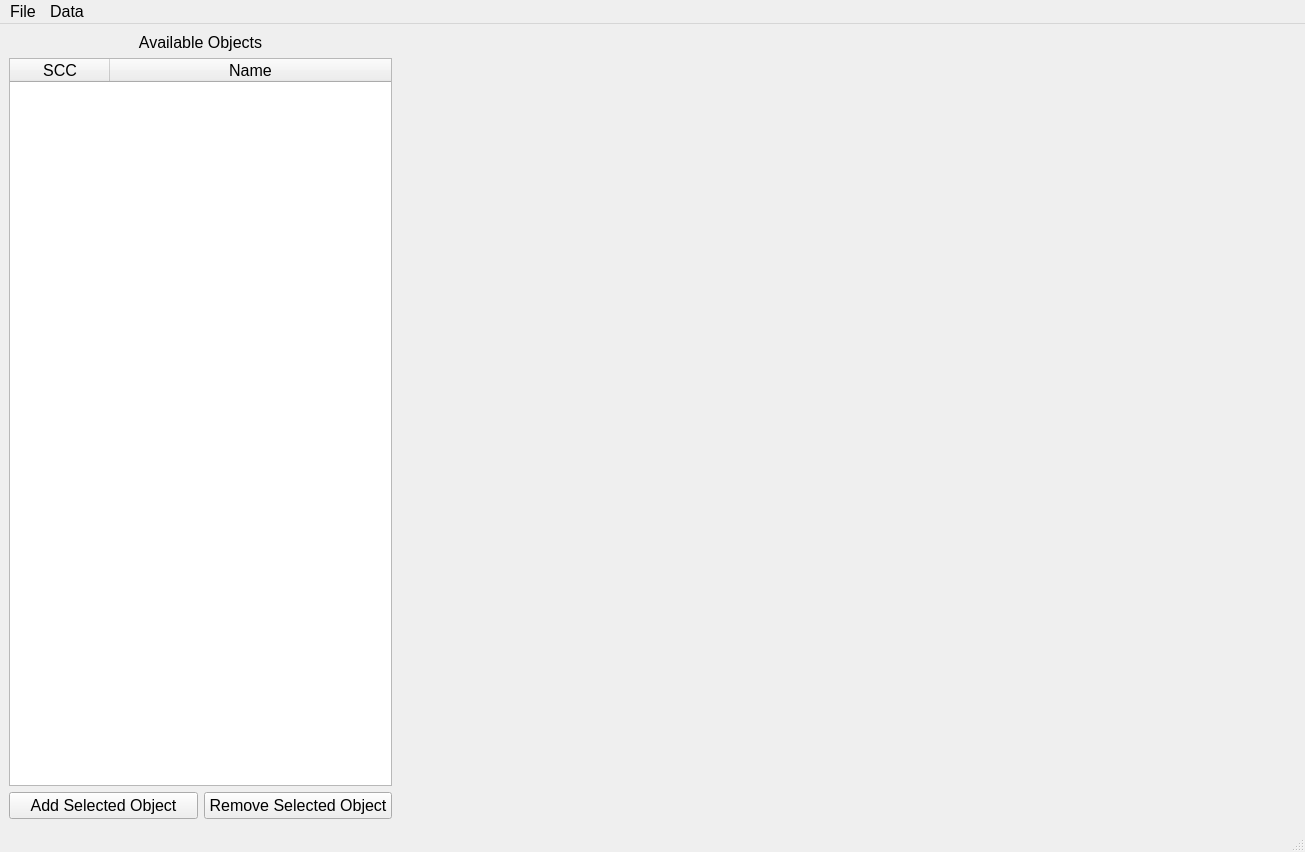
<?xml version="1.0" encoding="UTF-8"?>
<ui version="4.0">
 <class>MainWindow</class>
 <widget class="QMainWindow" name="MainWindow">
  <property name="geometry">
   <rect>
    <x>0</x>
    <y>0</y>
    <width>1305</width>
    <height>852</height>
   </rect>
  </property>
  <property name="font">
   <font>
    <pointsize>12</pointsize>
   </font>
  </property>
  <property name="windowTitle">
   <string>OpenSpace GUI</string>
  </property>
  <widget class="QWidget" name="centralwidget">
   <layout class="QGridLayout" name="gridLayout">
    <item row="0" column="0">
     <layout class="QVBoxLayout" name="verticalLayout">
      <item>
       <layout class="QVBoxLayout" name="verticalLayout_2">
        <item>
         <widget class="QLabel" name="label">
          <property name="text">
           <string>Available Objects</string>
          </property>
          <property name="alignment">
           <set>Qt::AlignCenter</set>
          </property>
         </widget>
        </item>
        <item>
         <widget class="QTableWidget" name="available_sccs_table">
          <property name="maximumSize">
           <size>
            <width>383</width>
            <height>16777215</height>
           </size>
          </property>
          <attribute name="horizontalHeaderStretchLastSection">
           <bool>true</bool>
          </attribute>
          <attribute name="verticalHeaderVisible">
           <bool>false</bool>
          </attribute>
          <column>
           <property name="text">
            <string>SCC</string>
           </property>
          </column>
          <column>
           <property name="text">
            <string>Name</string>
           </property>
          </column>
         </widget>
        </item>
       </layout>
      </item>
      <item>
       <layout class="QHBoxLayout" name="horizontalLayout">
        <item>
         <widget class="QPushButton" name="add_object_button">
          <property name="text">
           <string>Add Selected Object</string>
          </property>
         </widget>
        </item>
        <item>
         <widget class="QPushButton" name="remove_object_button">
          <property name="text">
           <string>Remove Selected Object</string>
          </property>
         </widget>
        </item>
       </layout>
      </item>
     </layout>
    </item>
    <item row="0" column="1">
     <widget class="PlotWidget" name="rel_geo_plot" native="true">
      <property name="sizePolicy">
       <sizepolicy hsizetype="Expanding" vsizetype="Expanding">
        <horstretch>0</horstretch>
        <verstretch>0</verstretch>
       </sizepolicy>
      </property>
      <property name="minimumSize">
       <size>
        <width>1</width>
        <height>0</height>
       </size>
      </property>
     </widget>
    </item>
   </layout>
  </widget>
  <widget class="QMenuBar" name="menubar">
   <property name="geometry">
    <rect>
     <x>0</x>
     <y>0</y>
     <width>1305</width>
     <height>24</height>
    </rect>
   </property>
   <widget class="QMenu" name="menuFile">
    <property name="title">
     <string>File</string>
    </property>
    <widget class="QMenu" name="menuLoad">
     <property name="title">
      <string>Load</string>
     </property>
     <widget class="QMenu" name="menuLatest_TLEs">
      <property name="title">
       <string>Latest TLEs</string>
      </property>
      <addaction name="load_active_geo_action"/>
     </widget>
     <addaction name="menuLatest_TLEs"/>
    </widget>
    <addaction name="menuLoad"/>
   </widget>
   <widget class="QMenu" name="menuData">
    <property name="title">
     <string>Data</string>
    </property>
    <widget class="QMenu" name="menuDownload">
     <property name="title">
      <string>Download</string>
     </property>
     <widget class="QMenu" name="menuLatest_TLEs_2">
      <property name="title">
       <string>Latest TLEs</string>
      </property>
      <addaction name="download_active_geo"/>
     </widget>
     <addaction name="menuLatest_TLEs_2"/>
    </widget>
    <addaction name="menuDownload"/>
   </widget>
   <addaction name="menuFile"/>
   <addaction name="menuData"/>
  </widget>
  <widget class="QStatusBar" name="statusbar"/>
  <action name="load_active_geo_action">
   <property name="text">
    <string>Active GEO</string>
   </property>
  </action>
  <action name="download_active_geo">
   <property name="text">
    <string>Active GEO</string>
   </property>
  </action>
 </widget>
 <customwidgets>
  <customwidget>
   <class>PlotWidget</class>
   <extends>QWidget</extends>
   <header>pyqtgraph</header>
   <container>1</container>
  </customwidget>
 </customwidgets>
 <resources/>
 <connections/>
</ui>
